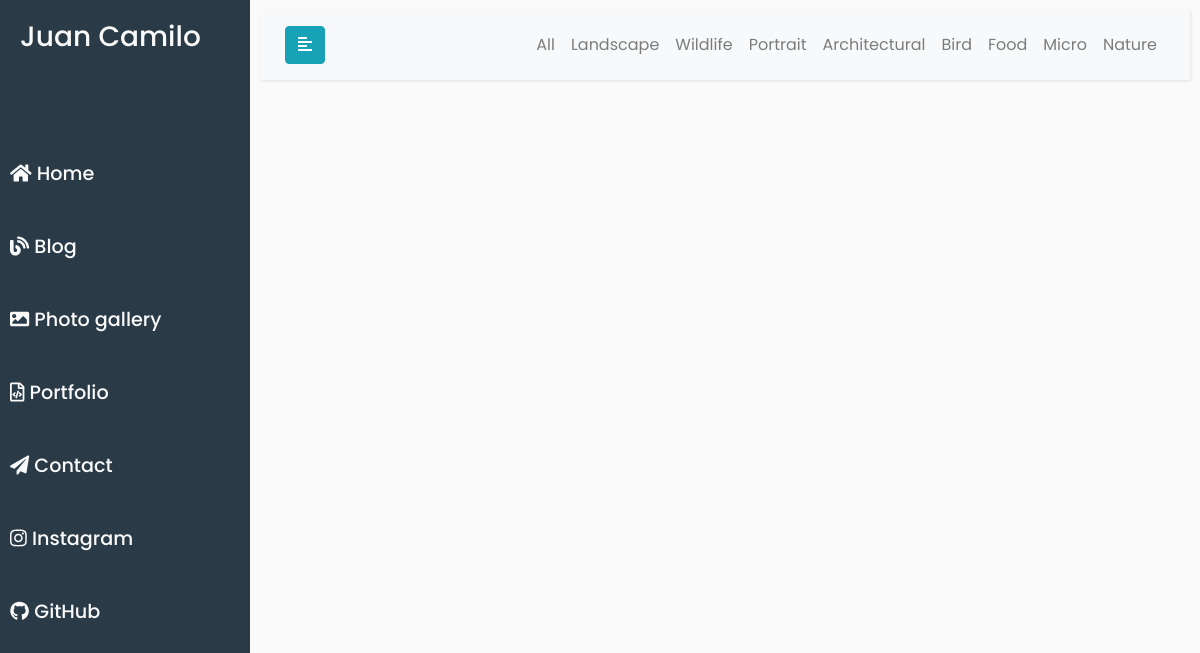
The app's page /gallery/photo/1/ with its own data.
### app/core/models.py (models this page shows, shortened)
class Home(models.Model):
    name = models.CharField(max_length=20, verbose_name='Name of Page')
    acronym = models.CharField(max_length=2, verbose_name='Acronym of Name')
    title = models.CharField(max_length=20, verbose_name='Title of Page')
    instagram_url = models.URLField(verbose_name='Your instagram url')
    github_url = models.URLField(verbose_name='Your Git-Hub url')
    greetings_1 = models.CharField(max_length=5, verbose_name='Greetings in page 1st')
    greetings_2 = models.CharField(max_length=5, verbose_name='Greetings in page 2nd')
    picture = models.ImageField(upload_to='home/' , verbose_name='Your Photo')
    updated = models.DateTimeField(auto_now=True)

### app/gallery/models.py (models this page shows, shortened)
class Category(models.Model):
    name =models.CharField(max_length=100, verbose_name='Photo Category')

### app/gallery/views.py (the view)
# urls.py: path('photo/<str:pk>/', views.viewPhot, name='photo'),
def viewPhot(request, pk):
    images = Image.objects.get(id=pk)
    home = Home.objects.latest('updated')
    categories = Category.objects.all()
    context = {
        'home': home,
        'images': images,
        'categories': categories,
    }
    return render(request, "gallery/photo.html", context)

### app/static/templates/gallery/photo.html (shortened to what this page needs)
{% extends "base/base.html" %} {% load static %}
{% block head %}
<link rel="stylesheet" href="{% static 'css/gallery/gallery.css' %}" />
{% endblock %}
{% block content %}
<div id="content">
  <div class="topbar">
    <nav class="navbar navbar-expand-lg navbar-light bg-light">
      <div class="container-fluid">
        <button type="button" id="sidebarCollapse" class="btn btn-info">
          <i class="fas fa-align-left"></i>
        </button>
        <div class="collapse navbar-collapse nav__menu" id="navbarSupportedContent">
          <ul class="nav navbar-nav ml-auto">
            <li class="nav-item">
              <a class="nav-link" href="{% url 'gallery:gallery' %}">All</a>
            </li>
            {% for Category in categories %}
            <li class="nav-item">
              <a class="nav-link" href="{% url 'gallery:gallery' %}?Category={{Category.name}}">
              {{Category.name}}</a>
            </li>
            {% empty %}
			      <h3>No Categories found...</h3>
            {% endfor %}
          </ul>
        </div>
      </div>
    </nav>
  </div>
  <section class = "photo" id = "photo">
      <div class="row justify-content-center">
          <div class="col">
              <img src="{{ img.image.url }}">
          </div>
      </div>
  </section>
</div>
{% endblock content %}

### app/static/templates/base/base.html (shortened to what this page needs)
{% load static %}
<!DOCTYPE html>
<html lang="en">
    <head>
        <link   rel="stylesheet"
                href="https://stackpath.bootstrapcdn.com/bootstrap/4.1.0/css/bootstrap.min.css"
/>
        <link rel="stylesheet" href="{% static 'css/base/base.css' %}" />
        {% block head %}{% endblock head %}
    </head>
<body>
    <div class="wrapper">
            <nav id="sidebar">
                <div class="sidebar1 sidebar-header">
                    <h3> {{ home.name }} </h3>
                </div>
                <ul class="sidebar2 list-unstyled components">
                    <li class={% if request.path == '/' %}active{% endif %}>
                        <a href="/">
                            <i class="fas fa-home"></i>
                            <h4>Home</h4>
                        </a>
                    </li>
                    <li class={% if request.path == '/blog/' %}active{% endif %}>
                        <a href="/blog">
                            <i class="fas fa-blog"></i>
                            <h4>Blog</h4>
                        </a>
                    </li>
                    <li class={% if request.path == '/gallery/' %}active{% endif %}>
                        <a href="/gallery">
                            <i class="fas fa-image"></i>
                            <h4>Photo gallery</h4>
                        </a>
                    </li>
                    <li class={% if request.path == '/portfolio/' %}active{% endif %}>
                        <a href="/portfolio">
                            <i class="far fa-file-code"></i>
                            <h4>Portfolio</h4>
                        </a>
                    </li>
                    <li class={% if request.path == '/contact/' %}active{% endif %}>
                        <a href="/contact">
                            <i class="fas fa-paper-plane"></i>
                            <h4>Contact</h4>
                        </a>
                    </li>
                    <li>
                        <a href="https://www.instagram.com/juankgmr/" target="_blank">
                            <i class="fab fa-instagram"></i>
                            <h4>Instagram</h4>
                        </a>
                    </li>
                    <li>
                        <a href="https://github.com/juancgr303" >
                            <i class="fab fa-github"></i>
                            <h4>GitHub</h4>
                        </a>
                    </li>
                </ul>
            </nav>
        {% block content %}
        {% endblock  %}
    </div>
</body>
</html>

### app/static/css/base/base.css (style rules this page uses)
:root { --first-color: #2A3B47; --second-color: #48657A; --white-color: #fafafa; --text-color: #999; --header-height: 4rem; --big-font-size: 10rem; --h2-font-size: 1.25rem; }
:root { --mb-1: .5rem; --mb-2: 1rem; --mb-3: 1.5rem; --mb-4: 2rem; }
h4 { font-size: 1em; text-align: left; display: inline-block; }
ul { margin: 0; padding: 0; list-style: none; }
body { font-family: 'Poppins', sans-serif; background: var(--white-color); }
a, a:hover, a:focus { color: inherit; text-decoration: none; transition: all 0.3s; }
.navbar { padding: 15px 10px; background: var(--white-color); border: none; border-radius: 0; margin-bottom: 40px; box-shadow: 1px 1px 3px rgba(0, 0, 0, 0.1); }
@media screen and (min-width: 768px) { body { margin: 0; } }
.wrapper { display: flex; align-items: stretch; }
#sidebar { min-width: 250px; max-width: 250px; background: var(--first-color); color: var(--white-color); transition: all 0.3s; }
.sidebar1 { position: -webkit-sticky; position: sticky; top: 0; }
.sidebar2 { position: -webkit-sticky; position: sticky; top: 120px; }
#sidebar ul li a { text-align: left; font-size: 1.2em !important; padding: 20px 10px !important; }
#sidebar .sidebar-header { padding: 20px; background: var(--first-color); }
#sidebar ul.components { padding: 20px 0; }
#sidebar ul li a { padding: 10px; font-size: 1.1em; display: block; }
#content { width: 100%; padding: 10px; min-height: 100vh; transition: all 0.3s; }

### app/static/css/gallery/gallery.css (style rules this page uses)
.photo { display: grid; padding: 5px; flex: 33%; width: 300px; height: 300px; }
.photo img { transition: all 0.5s ease; height: 100% ; display: block; margin: auto; transition: all 500ms ease-out; }

### records on screen
Home: name "Juan Camilo"
Category: name "Landscape"
Category: name "Wildlife"
Category: name "Portrait"
Category: name "Architectural"
Category: name "Bird"
Category: name "Food"
Category: name "Micro"
Category: name "Nature"
